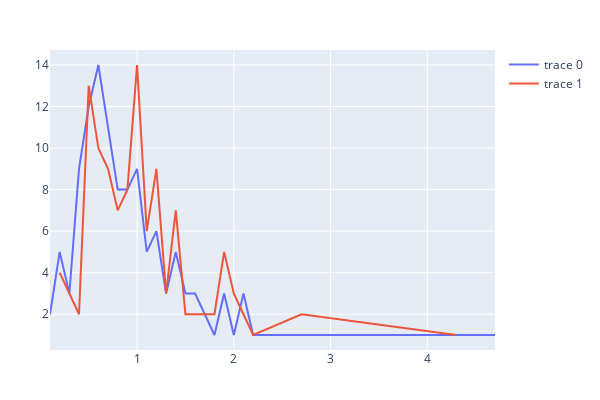

Notebook cell for this chart:
### Markdown cell above
Let's plot what these differences look like across the board:

### Code cell
rounded_desired_differences = data_match_attributes_differences['mean_desired_diff'].round(1).value_counts().to_frame().reset_index().sort_values(by='mean_desired_diff')
rounded_decision_differences = data_match_attributes_differences['mean_decision_diff'].round(1).value_counts().to_frame().reset_index().sort_values(by='mean_decision_diff')

fig = go.Figure()
fig.add_trace(go.Scatter(x=rounded_desired_differences['mean_desired_diff'], y=rounded_desired_differences['count']))
fig.add_trace(go.Scatter(x=rounded_decision_differences['mean_decision_diff'], y=rounded_decision_differences['count']))
fig.update_layout(width=600, height=400, margin=dict(l=50, r=50, t=50, b=50))
fig.show()

### Figure 1 — Plotly figure (JSON) as saved in the notebook; plotly's stock layout.template omitted (floating-point values rounded to 4 significant figures)
{"data": [{"type": "scatter", "x": [0.1, 0.2, 0.3, 0.4, 0.5, 0.6, 0.7, 0.8, 0.9, 1, 1.1, 1.2, 1.3, 1.4, 1.5, 1.6, 1.8, 1.9, 2, 2.1, 2.2, 2.7, 4.7], "y": [2, 5, 3, 9, 12, 14, 11, 8, 8, 9, 5, 6, 3, 5, 3, 3, 1, 3, 1, 3, 1, 1, 1]}, {"type": "scatter", "x": [0.2, 0.3, 0.4, 0.5, 0.6, 0.7, 0.8, 0.9, 1, 1.1, 1.2, 1.3, 1.4, 1.5, 1.6, 1.7, 1.8, 1.9, 2, 2.1, 2.2, 2.7, 4.3], "y": [4, 3, 2, 13, 10, 9, 7, 8, 14, 6, 9, 3, 7, 2, 2, 2, 2, 5, 3, 2, 1, 2, 1]}], "layout": {"height": 400, "margin": {"b": 50, "l": 50, "r": 50, "t": 50}, "width": 600}}
